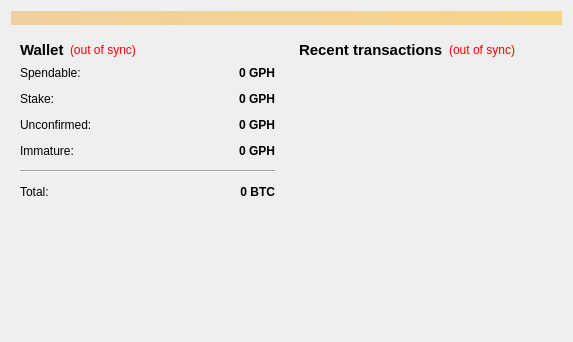
<?xml version="1.0" encoding="UTF-8"?>
<ui version="4.0">
 <class>OverviewPage</class>
 <widget class="QWidget" name="OverviewPage">
  <property name="geometry">
   <rect>
    <x>0</x>
    <y>0</y>
    <width>573</width>
    <height>342</height>
   </rect>
  </property>
  <property name="windowTitle">
   <string>Form</string>
  </property>
  <layout class="QVBoxLayout" name="topLayout">
   <item>
    <widget class="QLabel" name="labelAlerts">
     <property name="visible">
      <bool>false</bool>
     </property>
     <property name="styleSheet">
      <string notr="true">background-color: qlineargradient(x1: 0, y1: 0, x2: 1, y2: 0, stop:0 #F0D0A0, stop:1 #F8D488);  color:#000000
</string>
     </property>
     <property name="wordWrap">
      <bool>true</bool>
     </property>
     <property name="margin">
      <number>3</number>
     </property>
    </widget>
   </item>
   <item>
    <layout class="QHBoxLayout" name="horizontalLayout" stretch="1,1">
     <item>
      <layout class="QVBoxLayout" name="verticalLayout_2">
       <item>
        <widget class="QWidget" name="widget" native="true">
         <layout class="QVBoxLayout" name="verticalLayout_4">
          <item>
           <layout class="QHBoxLayout" name="horizontalLayout_4">
            <item>
             <widget class="QLabel" name="label_5">
              <property name="font">
               <font>
                <pointsize>11</pointsize>
                <weight>75</weight>
                <bold>true</bold>
               </font>
              </property>
              <property name="text">
               <string>Wallet</string>
              </property>
             </widget>
            </item>
            <item>
             <widget class="QLabel" name="labelWalletStatus">
              <property name="toolTip">
               <string>The displayed information may be out of date. Your wallet automatically synchronizes with the Graph network after a connection is established, but this process has not completed yet.</string>
              </property>
              <property name="styleSheet">
               <string notr="true">QLabel { color: red; }</string>
              </property>
              <property name="text">
               <string notr="true">(out of sync)</string>
              </property>
              <property name="alignment">
               <set>Qt::AlignLeading|Qt::AlignLeft|Qt::AlignVCenter</set>
              </property>
             </widget>
            </item>
            <item>
             <spacer name="horizontalSpacer_2">
              <property name="orientation">
               <enum>Qt::Horizontal</enum>
              </property>
              <property name="sizeHint" stdset="0">
               <size>
                <width>40</width>
                <height>20</height>
               </size>
              </property>
             </spacer>
            </item>
           </layout>
          </item>
          <item>
           <layout class="QFormLayout" name="formLayout_2">
            <property name="fieldGrowthPolicy">
             <enum>QFormLayout::AllNonFixedFieldsGrow</enum>
            </property>
            <property name="horizontalSpacing">
             <number>12</number>
            </property>
            <property name="verticalSpacing">
             <number>12</number>
            </property>
            <item row="0" column="0">
             <widget class="QLabel" name="label">
              <property name="text">
               <string>Spendable:</string>
              </property>
             </widget>
            </item>
            <item row="0" column="1">
             <widget class="QLabel" name="labelBalance">
              <property name="font">
               <font>
                <weight>75</weight>
                <bold>true</bold>
               </font>
              </property>
              <property name="cursor">
               <cursorShape>IBeamCursor</cursorShape>
              </property>
              <property name="toolTip">
               <string>Your current spendable balance</string>
              </property>
              <property name="text">
               <string notr="true">0 GPH</string>
              </property>
              <property name="alignment">
               <set>Qt::AlignRight|Qt::AlignTrailing|Qt::AlignVCenter</set>
              </property>
              <property name="textInteractionFlags">
               <set>Qt::LinksAccessibleByMouse|Qt::TextSelectableByKeyboard|Qt::TextSelectableByMouse</set>
              </property>
             </widget>
            </item>
            <item row="1" column="0">
             <widget class="QLabel" name="label_6">
              <property name="text">
               <string>Stake:</string>
              </property>
             </widget>
            </item>
            <item row="1" column="1">
             <widget class="QLabel" name="labelStake">
              <property name="font">
               <font>
                <weight>75</weight>
                <bold>true</bold>
               </font>
              </property>
              <property name="cursor">
               <cursorShape>IBeamCursor</cursorShape>
              </property>
              <property name="toolTip">
               <string>Total of coins that was staked, and do not yet count toward the current balance</string>
              </property>
              <property name="text">
               <string notr="true">0 GPH</string>
              </property>
              <property name="alignment">
               <set>Qt::AlignRight|Qt::AlignTrailing|Qt::AlignVCenter</set>
              </property>
              <property name="textInteractionFlags">
               <set>Qt::LinksAccessibleByMouse|Qt::TextSelectableByKeyboard|Qt::TextSelectableByMouse</set>
              </property>
             </widget>
            </item>
            <item row="2" column="0">
             <widget class="QLabel" name="label_3">
              <property name="text">
               <string>Unconfirmed:</string>
              </property>
             </widget>
            </item>
            <item row="2" column="1">
             <widget class="QLabel" name="labelUnconfirmed">
              <property name="font">
               <font>
                <weight>75</weight>
                <bold>true</bold>
               </font>
              </property>
              <property name="cursor">
               <cursorShape>IBeamCursor</cursorShape>
              </property>
              <property name="toolTip">
               <string>Total of transactions that have yet to be confirmed, and do not yet count toward the current balance</string>
              </property>
              <property name="text">
               <string notr="true">0 GPH</string>
              </property>
              <property name="alignment">
               <set>Qt::AlignRight|Qt::AlignTrailing|Qt::AlignVCenter</set>
              </property>
              <property name="textInteractionFlags">
               <set>Qt::LinksAccessibleByMouse|Qt::TextSelectableByKeyboard|Qt::TextSelectableByMouse</set>
              </property>
             </widget>
            </item>
            <item row="3" column="0">
             <widget class="QLabel" name="labelImmatureText">
              <property name="text">
               <string>Immature:</string>
              </property>
             </widget>
            </item>
            <item row="3" column="1">
             <widget class="QLabel" name="labelImmature">
              <property name="font">
               <font>
                <weight>75</weight>
                <bold>true</bold>
               </font>
              </property>
              <property name="toolTip">
               <string>Mined balance that has not yet matured</string>
              </property>
              <property name="text">
               <string notr="true">0 GPH</string>
              </property>
              <property name="alignment">
               <set>Qt::AlignRight|Qt::AlignTrailing|Qt::AlignVCenter</set>
              </property>
              <property name="textInteractionFlags">
               <set>Qt::LinksAccessibleByMouse|Qt::TextSelectableByKeyboard|Qt::TextSelectableByMouse</set>
              </property>
             </widget>
            </item>
            <item row="4" column="0" colspan="2">
             <widget class="Line" name="line">
              <property name="orientation">
               <enum>Qt::Horizontal</enum>
              </property>
             </widget>
            </item>
            <item row="5" column="0">
             <widget class="QLabel" name="labelTotalText">
              <property name="text">
               <string>Total:</string>
              </property>
             </widget>
            </item>
            <item row="5" column="1">
             <widget class="QLabel" name="labelTotal">
              <property name="font">
               <font>
                <weight>75</weight>
                <bold>true</bold>
               </font>
              </property>
              <property name="cursor">
               <cursorShape>IBeamCursor</cursorShape>
              </property>
              <property name="toolTip">
               <string>Your current total balance</string>
              </property>
              <property name="text">
               <string notr="true">0 BTC</string>
              </property>
              <property name="alignment">
               <set>Qt::AlignRight|Qt::AlignTrailing|Qt::AlignVCenter</set>
              </property>
              <property name="textInteractionFlags">
               <set>Qt::LinksAccessibleByMouse|Qt::TextSelectableByKeyboard|Qt::TextSelectableByMouse</set>
              </property>
             </widget>
            </item>
           </layout>
          </item>
         </layout>
        </widget>
       </item>
       <item>
        <spacer name="verticalSpacer">
         <property name="orientation">
          <enum>Qt::Vertical</enum>
         </property>
         <property name="sizeHint" stdset="0">
          <size>
           <width>20</width>
           <height>40</height>
          </size>
         </property>
        </spacer>
       </item>
      </layout>
     </item>
     <item>
      <layout class="QVBoxLayout" name="verticalLayout_3">
       <item>
        <widget class="QWidget" name="widget_2" native="true">
         <layout class="QVBoxLayout" name="verticalLayout">
          <item>
           <layout class="QHBoxLayout" name="horizontalLayout_2">
            <item>
             <widget class="QLabel" name="label_4">
              <property name="font">
               <font>
                <pointsize>11</pointsize>
                <weight>75</weight>
                <bold>true</bold>
               </font>
              </property>
              <property name="text">
               <string>&lt;b&gt;Recent transactions&lt;/b&gt;</string>
              </property>
             </widget>
            </item>
            <item>
             <widget class="QLabel" name="labelTransactionsStatus">
              <property name="toolTip">
               <string>The displayed information may be out of date. Your wallet automatically synchronizes with the Graph network after a connection is established, but this process has not completed yet.</string>
              </property>
              <property name="styleSheet">
               <string notr="true">QLabel { color: red; }</string>
              </property>
              <property name="text">
               <string notr="true">(out of sync)</string>
              </property>
              <property name="alignment">
               <set>Qt::AlignRight|Qt::AlignTrailing|Qt::AlignVCenter</set>
              </property>
             </widget>
            </item>
            <item>
             <spacer name="horizontalSpacer">
              <property name="orientation">
               <enum>Qt::Horizontal</enum>
              </property>
              <property name="sizeHint" stdset="0">
               <size>
                <width>40</width>
                <height>20</height>
               </size>
              </property>
             </spacer>
            </item>
           </layout>
          </item>
          <item>
           <widget class="QListView" name="listTransactions">
            <property name="styleSheet">
             <string notr="true">QListView { background: transparent; }</string>
            </property>
            <property name="frameShape">
             <enum>QFrame::NoFrame</enum>
            </property>
            <property name="verticalScrollBarPolicy">
             <enum>Qt::ScrollBarAlwaysOff</enum>
            </property>
            <property name="horizontalScrollBarPolicy">
             <enum>Qt::ScrollBarAlwaysOff</enum>
            </property>
            <property name="selectionMode">
             <enum>QAbstractItemView::NoSelection</enum>
            </property>
           </widget>
          </item>
         </layout>
        </widget>
       </item>
      </layout>
     </item>
    </layout>
   </item>
  </layout>
 </widget>
 <resources/>
 <connections/>
</ui>
